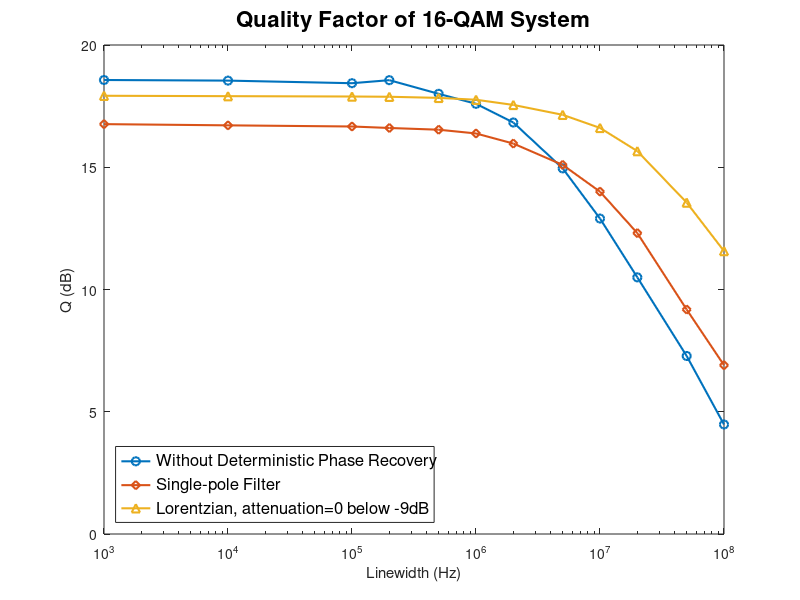

Write MATLAB code to recreate this figure. (Note: this script raises an error after producing the figure.)
%%%%%%%%%%%%%%%%%%%%%%%%%%%%%%%%%%%%%%%%%%%%%%%%%%%%%%%%%%%%%%%%%%%%%%%%%%%
%                         Final Year Project                              %
%                               2020                                      %
%%%%%%%%%%%%%%%%%%%%%%%%%%%%%%%%%%%%%%%%%%%%%%%%%%%%%%%%%%%%%%%%%%%%%%%%%%%
% Written by: Emily Harrison (ID: 28761537)
% Supervised by: Dr Bill Corcoran

% PROJECT AIM: produce an optical communications system that uses Optical
% Injection Locking to improve the reliability of the system

% THE PROJECT focuses on M-QAM signals, where M is between 4 and 256. It
% uses linewidths ranging from 1kHz to 10MHz. Transmission speeds are
% between 100Gbps and 1Tbps over distances up to 5000km.

% THIS SCRIPT 

%% Housekeeping
close all; clear all; clc;

linewidth = [1e3, 1e4, 1e5, 2e5, 5e5, 1e6, 2e6, 5e6, 1e7, 2e7, 5e7, 1e8];

%% From experiment_compare
% 16-QAM
BER16_PC = [0, 0, 0, 1.1741e-05, 1.7611e-05, 0.00012328, 0.00089231, ...
    0.0058529, 0.021462, 0.04859, 0.11288, 0.17105];
BER16_BWs = [0.0016613, 0.0016848, 0.001679, 0.0017494, 0.0020018, 0.0027767, ...
    0.0038041, 0.0074672, 0.015522, 0.031542, 0.072436, 0.11943];
BER16_L9 = [0.00041093, 0.00052247, 0.00046964, 0.00043442, 0.00046377, ...
    0.00055182, 0.00069859, 0.0013091, 0.0022249, 0.0056826, 0.019073, 0.039661];

Q16_PC = [18.5685, 18.5435, 18.4371, 18.5619, 18.0029, 17.5951, 16.8302, ...
    14.9551, 12.902, 10.4971, 7.2805, 4.4792];
Q16_BWs = [16.7636, 16.7139, 16.667, 16.6062, 16.5354, 16.3822, 15.9693, ...
    15.0967, 14.0015, 12.3059, 9.181, 6.904];
Q16_L9 = [17.9237, 17.9074, 17.8933, 17.883, 17.8374, 17.7612, 17.5491, ...
    17.1448, 16.6088, 15.6603, 13.555, 11.5727];

figure(1)
h= semilogx(linewidth, Q16_PC, '-o', linewidth, Q16_BWs,'-d', linewidth, Q16_L9,'-^');
set(h(1), 'linewidth', 1.5)
set(h(2), 'linewidth', 1.5)
set(h(3), 'linewidth', 1.5)
xlabel('Linewidth (Hz)')
ylabel('Q (dB)')
xlim([1e3 1e8])
ylim([0 20])
title('Quality Factor of 16-QAM System', 'FontSize', 16)
legend({'Without Deterministic Phase Recovery', 'Single-pole Filter', ...
    'Lorentzian, attenuation=0 below -9dB'},'FontSize', 12, 'Location', 'southwest')
ax = gca;
ax.XAxis.FontSize = 14;
ax.YAxis.FontSize = 14;

figure(10)
h= loglog(linewidth, BER16_PC, '-o', linewidth, BER16_BWs,'-d', linewidth, BER16_L9,'-^');
set(h(1), 'linewidth', 1.5)
set(h(2), 'linewidth', 1.5)
set(h(3), 'linewidth', 1.5)
xlabel('Linewidth (Hz)')
ylabel('BER')
xlim([1e3 1e8])
title('Bit Error Rate of 16-QAM System', 'FontSize', 16)
legend({'Without Deterministic Phase Recovery', 'Single-pole Filter', ...
    'Lorentzian, attenuation=0 below -9dB'},'FontSize', 12, 'Location', 'northwest')
ax = gca;
ax.XAxis.FontSize = 14;
ax.YAxis.FontSize = 14;

%% Filter Design
gap = 1;
wc = 2*pi*gap/35;
ADC_rate = 200;
F = linspace(-ADC_rate/2, ADC_rate/2, 262144);
BWs = 1./(1+1i*F./wc);

y = 0.5;
x0 = 0;
I = 1;
A = I * (y^2 ./ ((F - x0).^2 + y^2));
B = A;
%A(A < 10^(-9/10)) = 0; %-9dB

figure
h = semilogx(F, mag2db(BWs), F, mag2db(A));
set(h(1), 'linewidth', 1.5)
set(h(2), 'linewidth', 1.5)
title('Filter Design', 'FontSize', 16)
xlabel('log(Frequency) (GHz)')
ylabel('Magnitude (dB)')
legend({'Fragkos Filter','Lorentzian Filter'},'FontSize', 12, 'Location', 'southwest')
ax = gca;
ax.XAxis.FontSize = 14;
ax.YAxis.FontSize = 14;

figure
hold on
plot(F, BWs, 'linewidth', 1.5)
%A(A < 10^(-9/10)) = 0; %-9dB
plot(F, A, 'linewidth', 1.5)
%B(F > gap | F < -gap) = 0;
%plot(F, B, 'linewidth', 1.5)
hold off
title('Filter Design', 'FontSize', 16)
xlabel('Frequency (GHz)')
ylabel('Amplitude')
xlim([-5 5])
legend({'Fragkos Filter', 'Jignesh Filter'},'FontSize', 12)
ax = gca;
ax.XAxis.FontSize = 14;
ax.YAxis.FontSize = 14;